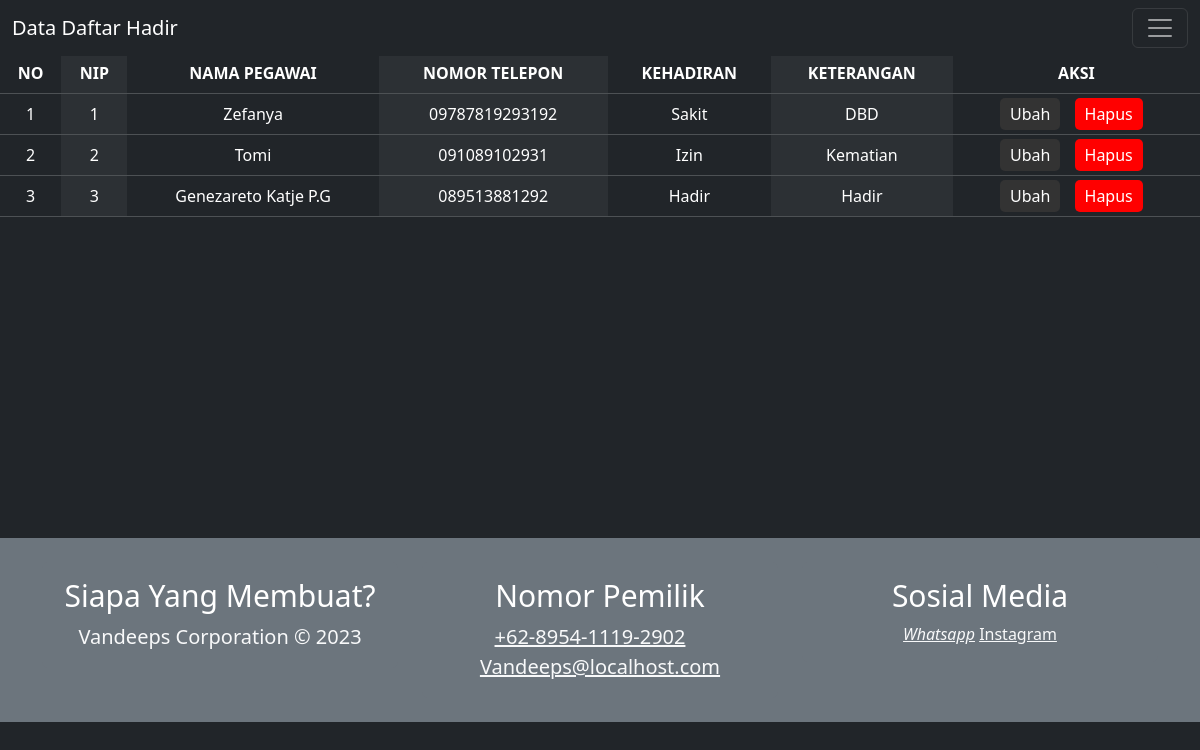
Before: /viewabsen.php with the older database file.
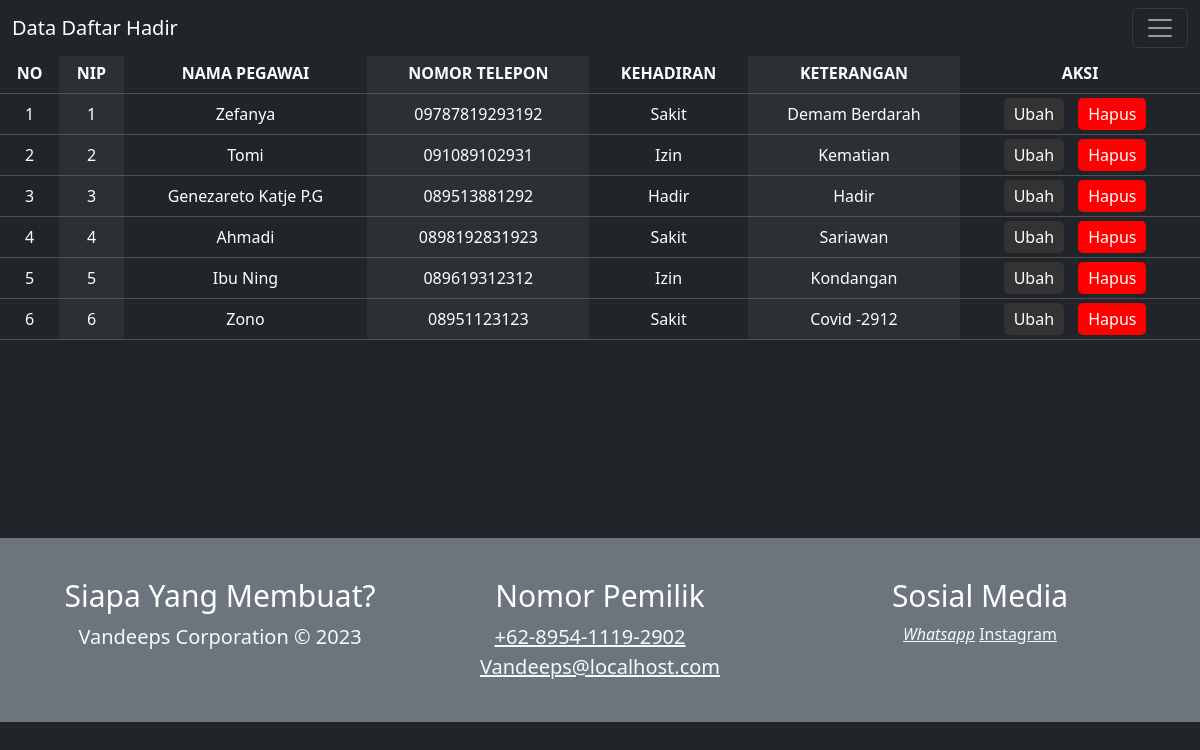
After: the same page with the newer database file.
### tables this page shows
CREATE TABLE `tb_absen` (
  `No` int(10) NOT NULL,
  `NIP` varchar(16) NOT NULL,
  `absen` enum('Hadir','Sakit','Izin') NOT NULL,
  `Ket` varchar(100) NOT NULL
);

CREATE TABLE `data_karyawan` (
  `NIP` varchar(16) NOT NULL,
  `nama` varchar(100) NOT NULL,
  `alamat` varchar(100) NOT NULL,
  `hp` varchar(16) NOT NULL
);

### viewabsen.php (the view, shortened to what this page needs)
<!DOCTYPE html>
<html lang="en">
<head>
  <link rel="stylesheet" href="style1.css" />
  <link href="https://cdn.jsdelivr.net/npm/bootstrap@5.3.1/dist/css/bootstrap.min.css" rel="stylesheet">
</head>
<body>
<a class="btn btn-primary" data-bs-toggle="offcanvas" href="#offcanvasExample" role="button" aria-controls="offcanvasExample">
</a>
<nav class="navbar navbar-dark bg-dark fixed-top">
  <div class="container-fluid">
    <a class="navbar-brand" href="#">Data Daftar Hadir</a>
    <button class="navbar-toggler" type="button" data-bs-toggle="offcanvas" data-bs-target="#offcanvasDarkNavbar" aria-controls="offcanvasDarkNavbar" aria-label="Toggle navigation">
      <span class="navbar-toggler-icon"></span>
    </button>
  </div>
</nav>
      <div>
  <table class="table table-dark table-striped-columns"  align="right" bgcolor="gray">
  <thead bgcolor="gray"
  align="center">
                  <tr>
                      <th>NO</th>
                      <th>NIP</th>
                      <th>NAMA PEGAWAI</th>
                      <th>NOMOR TELEPON</th>
                      <th>KEHADIRAN</th>
                      <th>KETERANGAN</th>
                      <th colspan="2">AKSI</th>
                  </tr>
            </thead>
            <tbody bgcolor="gray" style="text-align: center; width=80% color:white;">
                  <?php
                  include "koneksi.php";
                  $tampil = mysqli_query($koneksi, "SELECT tb_absen.No, data_karyawan.NIP, data_karyawan.nama, data_karyawan.hp, tb_absen.absen,
                  tb_absen.ket FROM tb_absen INNER JOIN data_karyawan ON tb_absen.NIP = data_karyawan.NIP");
                  while ($row = mysqli_fetch_array($tampil)) {
                      echo "<tr>
                      <td>" . $row[0] . "</td>
                      <td>" . $row[1] . "</td>
                      <td>" . $row[2] . "</td>
                      <td>" . $row[3] . "</td>
                      <td>" . $row[4] . "</td>
                      <td>" . $row[5] . "</td>
                      <td bgcolor='gray'>
                      <a href='editabsen.php?No=" . $row[0] . "' id='butViewEdit'>Ubah</a>
                      <a href='DeleteAbsen.php?No=" . $row[0] . "' id='butViewDelete'>Hapus</a>
                      </td>
                  </tr>";
                  }
                  ?>
            </tbody>
        </table>
</div>
<footer>
		<div class="jumbotron jumbotron-fluid bg-secondary p-4 mt-5 mb-0">
			<div class="container">
				<div class="row">
					<div class="col-12 col-sm-12 col-md-12 col-lg-4 col-xl-4 cizgi">
						<div class="card bg-secondary border-0">
							<div class="card-body text-light text-center">
								<h5 class="card-title text-white display-4" style="font-size:30px">Siapa Yang Membuat?</h5>
							<p class="d-inline lead">Vandeeps Corporation © 2023<br>
							</p>
							</div>
						</div>
					</div>
					<div class="col-12 col-sm-12 col-md-6 col-lg-4 col-xl-4 cizgi">
						<div class="card bg-secondary border-0">
							<div class="card-body text-center">
								<h5 class="card-title text-white display-4" style="font-size:30px">Nomor Pemilik</h5>
								<a class="text-light d-block lead" style="margin-left: -20px" href="https://wa.me/+62895411192902"><i class="fa fa-phone mr-2"></i>+62-8954-1119-2902</a>
								<a class="text-light d-block lead" href="#"><i class="fa fa-envelope mr-2"></i>Vandeeps@localhost.com</a>
							</div>
						</div>
					</div>
					<div class="col-12 col-sm-12 col-md-6 col-lg-4 col-xl-4">
						<div class="card bg-secondary border-0">
							<div class="card-body text-center">
							<h5 class="card-title text-white display-4" style="font-size:30px">Sosial Media</h5>
									<a class="text-light" href="https://wa.me/+62895411192902"><i class="fa fa-twitter-square fa-fw fa-2x">Whatsapp</i></a>
									<a class="text-light" href="https://instagram.com/evannsss._?igshid=OGQ5ZDc2ODk2ZA=="><i class="fa fa-instagram fa-fw fa-2x"></i>Instagram</a>
							</div>
						</div>
					</div>
				</div>
			</div>
		</div>
	</footer>
</body>
</html>

Changed rows visible on the page:
changed tb_absen "Zefanya": Ket "DBD" → "Demam Berdarah"
added tb_absen: No "4", NIP.NIP "4", NIP.nama "Ahmadi", NIP.hp "0898192831923", absen "Sakit", Ket "Sariawan"
added tb_absen: No "5", NIP.NIP "5", NIP.nama "Ibu Ning", NIP.hp "089619312312", absen "Izin", Ket "Kondangan"
added tb_absen: No "6", NIP.NIP "6", NIP.nama "Zono", NIP.hp "08951123123", absen "Sakit", Ket "Covid -2912"
